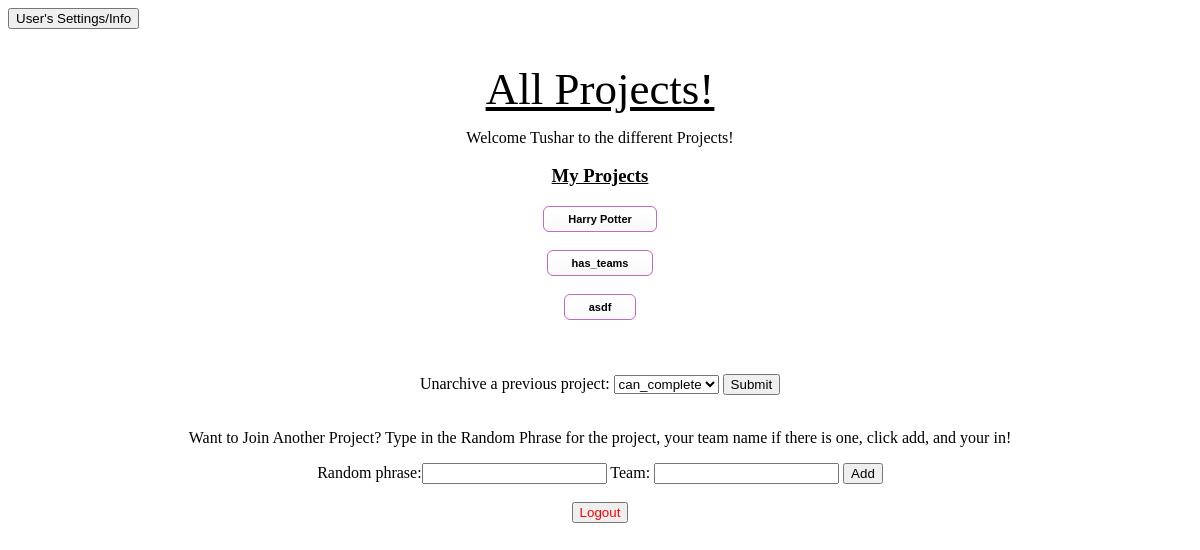
/quest/user_project_page/tdesai (signed in), run on the app's committed database.
### quest_extension/models.py (models this page shows)
class User(models.Model):
    user_ldap = models.CharField(max_length=45)
    user_first_name = models.CharField(max_length=45)
    user_last_name = models.CharField(max_length=45)
    user_email = models.CharField(max_length=45)
    user_password = models.CharField(max_length = 100)
    user_reset_password_pin = models.CharField(max_length = 100, null=True, default = None)

class Project(models.Model):
    project_name = models.CharField(max_length=1000)
    project_description = models.CharField(max_length=1000, blank = True, null = True)
    project_random_phrase = models.CharField(max_length = 255, unique = True)
    project_admin_pin = models.CharField(max_length = 255, unique = True)
    project_editable = models.BooleanField()
    project_has_teams = models.BooleanField(default = False)

### quest_extension/views.py (the view)
# urls.py: path('user_project_page/<ldap>', views.get_user_project_page),
def get_user_project_page(request, ldap):
    if not validate_user_access(request, ldap):
        return HttpResponseRedirect('/quest/user_login')
    current_user = User.objects.get(user_ldap = ldap)
    user_projects = UserProject.objects.filter(user = current_user, archived = False).values_list('project', flat=True)
    user_projects = Project.objects.filter(pk__in=user_projects)
    list_of_archived_projects = UserProject.objects.filter(user = current_user, archived = True).values_list('project', flat=True)
    list_of_archived_projects = Project.objects.filter(pk__in=list_of_archived_projects)
    add_new_project_form = AddNewProjectForm()
    context = {'current_user': current_user,
    'user_projects': user_projects,
    'add_new_project_form': add_new_project_form,
    'list_of_archived_projects': list_of_archived_projects}
    return render(request, 'quest_extension/user_project_page.html', context)

### quest_extension/forms.py
class AddNewProjectForm(forms.Form):
    random_phrase = forms.CharField()

### quest_extension/logic.py (called while the page is built)
def validate_user_access(request, ldap):
    return 'current_user_ldap' in request.session and request.session['current_user_ldap'] == ldap

### quest_extension/templates/quest_extension/user_project_page.html (shortened to what this page needs)
{% load static %}
<!DOCTYPE html>
<html lang="en">
    <head>
	<link rel="stylesheet" type="text/css" href="{% static 'quest_extension/user_project_page_style.css' %}">
    </head>
    <body>
    <form method='GET' action = '/quest/user_settings_info/{{current_user.user_ldap}}'>
        <button type='submit'>User's Settings/Info</button>
    </form>
    <div id = 'centered'>
        <h1>All Projects!</h1>
        <p>Welcome {{ current_user.user_first_name }} to the different Projects!</p>
        <h3> My Projects </h3>
        {% for project in user_projects %}
            <form method='GET', action = '/quest/user_home/{{ current_user.user_ldap }}/{{ project.id }}'>
                <div id= 'project_button'>
                    <button type='submit'>{{project.project_name}}</button>
                </div>
            </form>
            <br>
        {% endfor %}
        <br>
        <br>
        <form method = 'POST' action = '/quest/user_unarchive_project/{{current_user.user_ldap}}'>
            Unarchive a previous project:
            <select name="project_to_unarchive_id">
                {% for project in list_of_archived_projects %}
                    <option value="{{project.id}}"> {{project.project_name}} </option>
                {% endfor %}
            </select>
            <button type = 'submit'> Submit </button>
        </form>
        <br>
        <p> Want to Join Another Project? Type in the Random Phrase for the project, your team name if
            there is one, click add,
            and your in!
        </p>
        <form id = 'add_new_project' method='POST' action = '/quest/add_user_project_page/{{ current_user.user_ldap }}'>
            {{ add_new_project_form }}
            Team: <input type = 'text', name = 'team'>
            <button type ='submit' name = 'project_id' value = '{{project.id}}'>Add</button>
        </form>
        <br>
        <div id= 'logout'>
        <form method='POST' action = '/quest/user_logout/{{ current_user.user_ldap}}'>
                <button type = 'submit', name = 'logout'>Logout</button>
            </form>
        </div>
    </div>
    </body>
</html>

### quest_extension/static/quest_extension/user_project_page_style.css (style rules this page uses)
#centered { text-align: center; }
h1 { padding-top: 3%; text-decoration: underline; color: black; font-family: 'Trocchi', serif; font-size: 45px; font-weight: normal; line-height: 48px; margin: 0; }
h3 { text-decoration: underline; }
input { display: inline-block; }
#logout button { color:red; }
#project_button button { -moz-box-shadow:inset 0px 5px 23px 0px #ffffff; -webkit-box-shadow:inset 0px 5px 23px 0px #ffffff; box-shadow:inset 0px 5px 23px 0px #ffffff; background:-webkit-gradient(linear, left top, left bottom, color-stop(0.05, #ffffff), color-stop(1, #f6f6f6)); background:-moz-linear-gradient(top, #ffffff 5%, #f6f6f6 100%); background:-webkit-linear-gradient(top, #ffffff 5%, #f6f6f6 100%); background:-o-linear-gradient(top, #ffffff 5%, #f6f6f6 100%); background:-ms-linear-gradient(top, #ffffff 5%, #f6f6f6 100%); background:linear-gradient(to bottom, #ffffff 5%, #f6f6f6 100%); filter:progid:DXImageTransform.Microsoft.gradient(startColorstr='#ffffff', endColorstr='#f6f6f6',GradientType=0); background-color:#ffffff; -moz-border-radius:6px; -webkit-border-radius:6px; border-radius:6px; border:1.5px solid #c269c2; display:inline-block; cursor:pointer; color:black; font-family:Arial; font-size:11px; font-weight:bold; padding:6px 24px; text-decoration:none; }

### data on the page
User: user_first_name "Tushar"
Project: project_name "Harry Potter"
Project: project_name "has_teams"
Project: project_name "asdf"

### other printed values
form field project_to_unarchive_id "can_complete"
